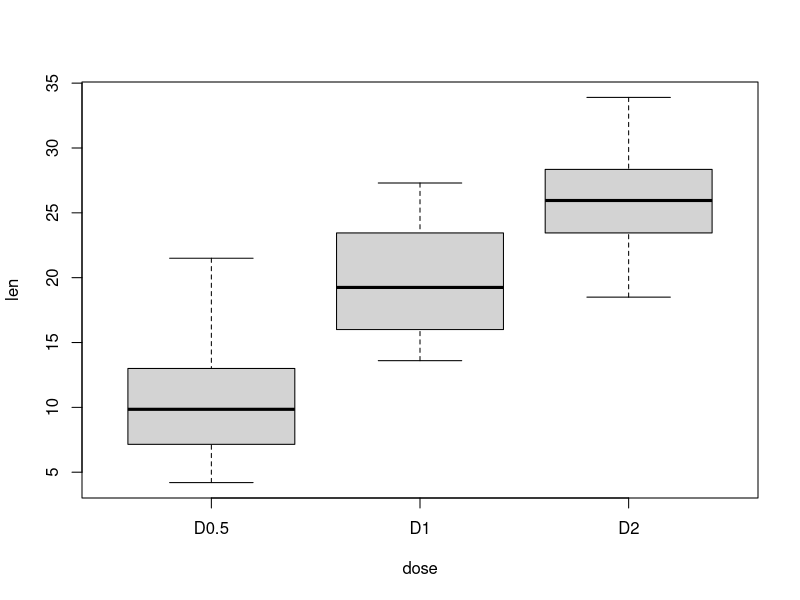
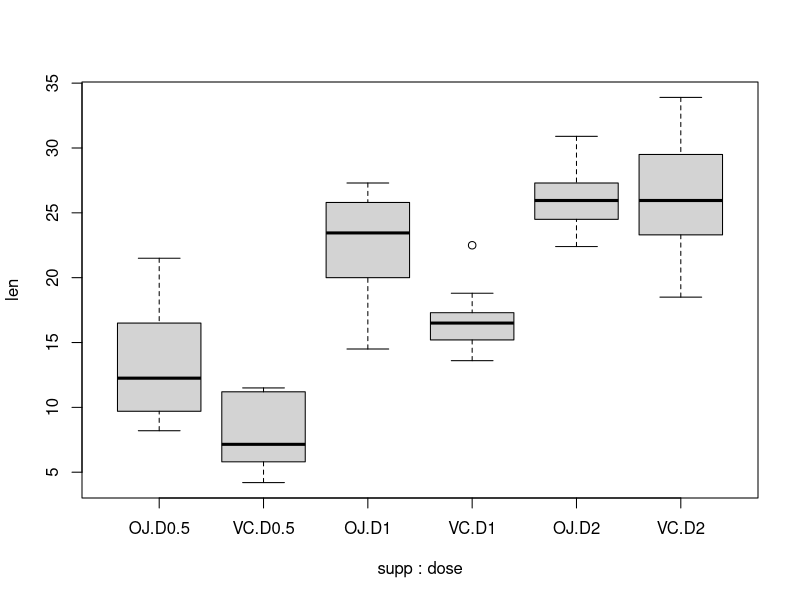

R code for these plots, in order:
## ---- chunk 1
knitr::opts_chunk$set(echo = TRUE)

## ---- chunk 2
# Example dataset
my_data <- ToothGrowth                            #you can cick on the variable to open it
print(dim(my_data)) # print dimension of the data
## ---- chunk 3
# print the data
head(my_data)                      #The first part
## ---- chunk 4
# Check the structure
str(my_data)
## ---- chunk 5
# Check the structure
my_data$supp                             #levels are the type of data, useful if the number is limited
## ---- chunk 6
# Convert dose as a factor and recode the levels as "D0.5", "D1", "D2"
my_data$dose <- factor(my_data$dose, 
                  levels = c(0.5, 1, 2),
                  labels = c("D0.5", "D1", "D2"))
head(my_data)
## ---- chunk 7
# Compute the analysis of variance             #one way anova has 2 or more levels
res.aov <- aov(len ~ dose, data = my_data)     #len response varible, dose the independent variable
# Summary of the analysis                      #~ specifies a statistic function where the left is the "target" (dependent) and the right one is the independent variable ("predictors")
summary(res.aov)
## ---- chunk 8
# report the means and the number of subjects/cell
print(model.tables(res.aov,"means"),digits=3) 
## ---- chunk 9
boxplot(len ~ dose, data = my_data) 
## ---- chunk 10
# Tukey Significant Differences : why of the average is the different one?
TukeyHSD(res.aov) 
## ---- chunk 11
# Analysis of Variance: tooth length depends on supp, dose and their combined effect
res.aov2  = aov(len ~ supp + dose + supp*dose, data= my_data) 
# Summary of the analysis
summary(res.aov2)                                    
## ---- chunk 12
print(model.tables(res.aov2,"means"))
boxplot(len ~ supp + dose + supp*dose, data=my_data) 
## ---- chunk 13
TukeyHSD(res.aov2)
